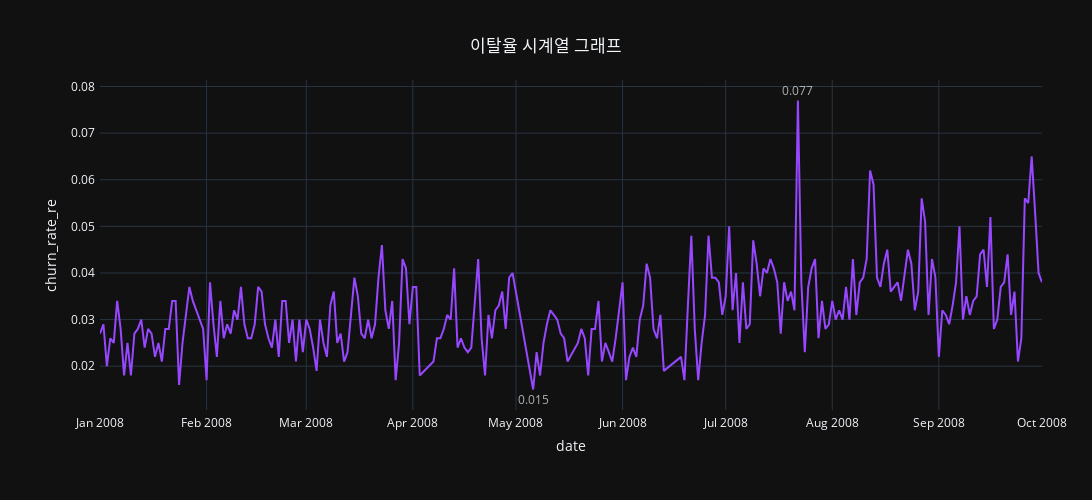

Notebook code for this chart:
### Code cell
plt.figure(figsize = (10,4))


fig = px.line(daily_chrun_dau, x="date", y="churn_rate_re", template='plotly_dark', color_discrete_sequence=['#9747ff'])
fig.add_annotation(showarrow=False,
                   align = 'right',
                   x=daily_chrun_dau.date[daily_chrun_dau.max(axis = 1).idxmax()],
                   y=daily_chrun_dau.max().churn_rate_re,
                   text=str(daily_chrun_dau.max().churn_rate_re),
                   yshift=10,
                   opacity=0.7)
fig.add_annotation(showarrow=False,
                   align = 'right',
                   x=daily_chrun_dau.date[daily_chrun_dau.min(axis = 1).idxmin()],
                   y=daily_chrun_dau.min().churn_rate_re,
                   text=str(daily_chrun_dau.min().churn_rate_re),
                   yshift=-10,
                   opacity=0.7)


fig.update_layout(width=1200, height=500,
                  title={
                    'text': "이탈율 시계열 그래프",
                    'y':0.92,
                    'x':0.5,
                    'xanchor': 'center',
                    'yanchor': 'top'},
                  template='plotly_dark',
                  margin=dict(
                        l=100,
                        r=50,
                        b=90,
                        t=80,
                        pad=4
                    )
                 )

fig.show()
fig.write_image("img/churn_rate.png")

### Figure 1 — Plotly figure (JSON) as saved in the notebook; plotly's stock layout.template omitted (floating-point values rounded to 4 significant figures; data arrays with more than 128 entries replaced by an {"elided": "..."} marker saying what was removed)
{"data": [{"hovertemplate": "date=%{x}<br>churn_rate_re=%{y}<extra></extra>", "legendgroup": "", "line": {"color": "#9747ff", "dash": "solid"}, "marker": {"symbol": "circle"}, "mode": "lines", "name": "", "orientation": "v", "showlegend": false, "type": "scatter", "x": {"elided": "261 str values"}, "xaxis": "x", "y": {"elided": "261 float values"}, "yaxis": "y"}], "layout": {"annotations": [{"align": "right", "opacity": 0.7, "showarrow": false, "text": "0.077", "x": "2008-07-22", "y": 0.077, "yshift": 10}, {"align": "right", "opacity": 0.7, "showarrow": false, "text": "0.015", "x": "2008-05-06", "y": 0.015, "yshift": -10}], "height": 500, "legend": {"tracegroupgap": 0}, "margin": {"b": 90, "l": 100, "pad": 4, "r": 50, "t": 80}, "title": {"text": "이탈율 시계열 그래프", "x": 0.5, "xanchor": "center", "y": 0.92, "yanchor": "top"}, "width": 1200, "xaxis": {"anchor": "y", "autorange": true, "domain": [0, 1], "range": ["2008-01-01", "2008-10-01"], "title": {"text": "date"}, "type": "date"}, "yaxis": {"anchor": "x", "autorange": true, "domain": [0, 1], "range": [0.01085, 0.08115], "title": {"text": "churn_rate_re"}, "type": "linear"}}}
